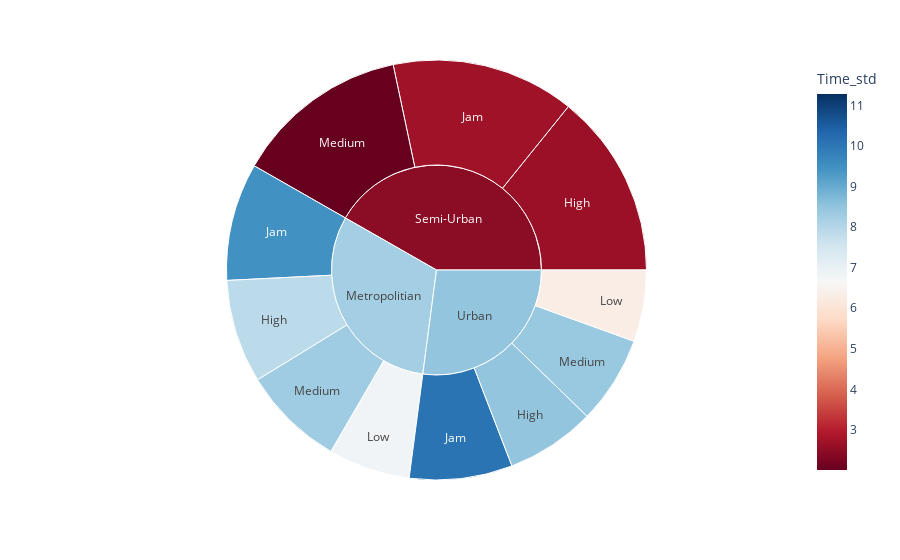

Here is the notebook cell this chart was saved with:
### Markdown cell above
>## 5. The average time and standard deviation of delivery per city and kind of traffic

### Code cell
df_aux = (df2[['City','Road_traffic_density', 'Time_taken(min)',]].groupby(['City', 'Road_traffic_density'])
          .agg({'Time_taken(min)': ['mean', 'std']}))
df_aux.columns = ['Time_avg', 'Time_std']
df_aux = df_aux.reset_index()

fig = px.sunburst(df_aux, path=['City', 'Road_traffic_density'], values='Time_avg', 
                 color='Time_std', color_continuous_scale='RdBu', 
                 color_continuous_midpoint=np.average(df_aux['Time_std']))
fig.show()

### Figure 1 — Plotly figure (JSON) as saved in the notebook; plotly's stock layout.template omitted (floating-point values rounded to 4 significant figures)
{"data": [{"branchvalues": "total", "customdata": [[7.905], [2.63], [8.495], [9.476], [2.717], [10.08], [6.795], [6.32], [8.308], [2.011], [8.393], [8.238], [2.46], [8.491]], "domain": {"x": [0, 1], "y": [0, 1]}, "hovertemplate": "labels=%{label}<br>Time_avg=%{value}<br>parent=%{parent}<br>id=%{id}<br>Time_std=%{color}<extra></extra>", "ids": ["Metropolitian /High ", "Semi-Urban /High ", "Urban /High ", "Metropolitian /Jam ", "Semi-Urban /Jam ", "Urban /Jam ", "Metropolitian /Low ", "Urban /Low ", "Metropolitian /Medium ", "Semi-Urban /Medium ", "Urban /Medium ", "Metropolitian ", "Semi-Urban ", "Urban "], "labels": ["High ", "High ", "High ", "Jam ", "Jam ", "Jam ", "Low ", "Low ", "Medium ", "Medium ", "Medium ", "Metropolitian ", "Semi-Urban ", "Urban "], "marker": {"coloraxis": "coloraxis", "colors": [7.905, 2.63, 8.495, 9.476, 2.717, 10.08, 6.795, 6.32, 8.308, 2.011, 8.393, 8.238, 2.46, 8.491]}, "name": "", "parents": ["Metropolitian ", "Semi-Urban ", "Urban ", "Metropolitian ", "Semi-Urban ", "Urban ", "Metropolitian ", "Urban ", "Metropolitian ", "Semi-Urban ", "Urban ", "", "", ""], "type": "sunburst", "values": [28.14, 50.12, 24.31, 31.98, 49.84, 27.99, 22.26, 19.45, 27.73, 47.4, 23.86, 110.1, 147.4, 95.61]}], "layout": {"autosize": true, "coloraxis": {"cmid": 6.648, "colorbar": {"title": {"text": "Time_std"}}, "colorscale": [[0, "rgb(103,0,31)"], [0.1, "rgb(178,24,43)"], [0.2, "rgb(214,96,77)"], [0.3, "rgb(244,165,130)"], [0.4, "rgb(253,219,199)"], [0.5, "rgb(247,247,247)"], [0.6, "rgb(209,229,240)"], [0.7, "rgb(146,197,222)"], [0.8, "rgb(67,147,195)"], [0.9, "rgb(33,102,172)"], [1, "rgb(5,48,97)"]]}, "legend": {"tracegroupgap": 0}, "margin": {"t": 60}}}
